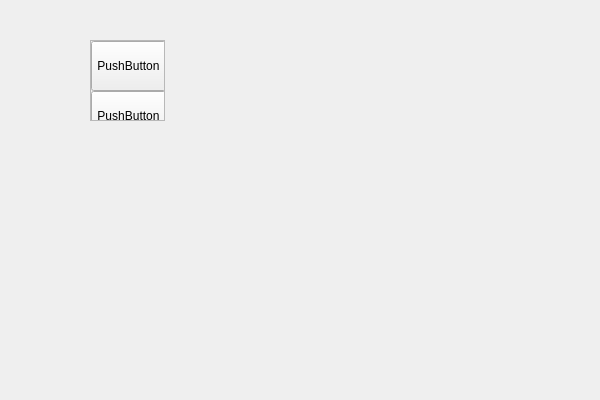
<?xml version="1.0" encoding="UTF-8"?>
<ui version="4.0">
 <class>Qt_Ui_ScrollAreaClass</class>
 <widget class="QWidget" name="Qt_Ui_ScrollAreaClass">
  <property name="geometry">
   <rect>
    <x>0</x>
    <y>0</y>
    <width>600</width>
    <height>400</height>
   </rect>
  </property>
  <property name="windowTitle">
   <string>Qt_Ui_ScrollArea</string>
  </property>
  <widget class="QScrollArea" name="scrollArea">
   <property name="geometry">
    <rect>
     <x>90</x>
     <y>40</y>
     <width>75</width>
     <height>81</height>
    </rect>
   </property>
   <property name="widgetResizable">
    <bool>true</bool>
   </property>
   <widget class="QWidget" name="scrollAreaWidgetContents">
    <property name="geometry">
     <rect>
      <x>0</x>
      <y>0</y>
      <width>73</width>
      <height>79</height>
     </rect>
    </property>
    <widget class="QPushButton" name="pushButton_2">
     <property name="geometry">
      <rect>
       <x>0</x>
       <y>0</y>
       <width>75</width>
       <height>50</height>
      </rect>
     </property>
     <property name="minimumSize">
      <size>
       <width>0</width>
       <height>50</height>
      </size>
     </property>
     <property name="text">
      <string>PushButton</string>
     </property>
    </widget>
    <widget class="QPushButton" name="pushButton_3">
     <property name="geometry">
      <rect>
       <x>0</x>
       <y>50</y>
       <width>75</width>
       <height>50</height>
      </rect>
     </property>
     <property name="minimumSize">
      <size>
       <width>0</width>
       <height>50</height>
      </size>
     </property>
     <property name="text">
      <string>PushButton</string>
     </property>
    </widget>
    <widget class="QPushButton" name="pushButton">
     <property name="geometry">
      <rect>
       <x>0</x>
       <y>100</y>
       <width>75</width>
       <height>50</height>
      </rect>
     </property>
     <property name="minimumSize">
      <size>
       <width>0</width>
       <height>50</height>
      </size>
     </property>
     <property name="text">
      <string>PushButton</string>
     </property>
    </widget>
   </widget>
  </widget>
 </widget>
 <layoutdefault spacing="6" margin="11"/>
 <resources>
  <include location="Qt_Ui_ScrollArea.qrc"/>
 </resources>
 <connections/>
</ui>
